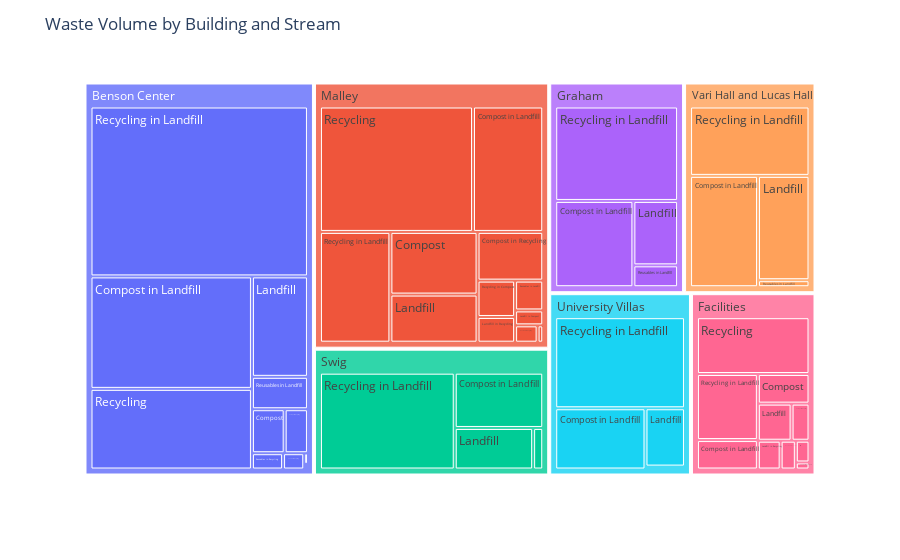

The cell this chart's notebook holds for it:
### Code cell
# Treemap
treemap_data = data.groupby(['Building', 'Stream']).sum()['Volume'].reset_index()
fig = px.treemap(treemap_data, path=['Building', 'Stream'], values='Volume')
fig.update_layout(title='Waste Volume by Building and Stream')
fig.show()

### Figure 1 — Plotly figure (JSON) as saved in the notebook; plotly's stock layout.template omitted (floating-point values rounded to 4 significant figures)
{"data": [{"branchvalues": "total", "domain": {"x": [0, 1], "y": [0, 1]}, "hovertemplate": "labels=%{label}<br>Volume=%{value}<br>parent=%{parent}<br>id=%{id}<extra></extra>", "ids": ["Benson Center/Compost", "Facilities/Compost", "Malley/Compost", "Benson Center/Compost in Landfill", "Facilities/Compost in Landfill", "Graham/Compost in Landfill", "Learning Commons/Compost in Landfill", "Malley/Compost in Landfill", "Swig/Compost in Landfill", "University Villas/Compost in Landfill", "Vari Hall and Lucas Hall/Compost in Landfill", "Benson Center/Compost in Recycling", "Facilities/Compost in Recycling", "Learning Commons/Compost in Recycling", "Malley/Compost in Recycling", "Learning Commons/Food Waste in Landfill", "Learning Commons/Food Waste in Recycling", "Benson Center/Landfill", "Facilities/Landfill", "Graham/Landfill", "Learning Commons/Landfill", "Malley/Landfill", "Swig/Landfill", "University Villas/Landfill", "Vari Hall and Lucas Hall/Landfill", "Benson Center/Landfill in Compost", "Facilities/Landfill in Compost", "Malley/Landfill in Compost", "Benson Center/Landfill in Recycling", "Facilities/Landfill in Recycling", "Learning Commons/Landfill in Recycling", "Malley/Landfill in Recycling", "Benson Center/Recycling", "Facilities/Recycling", "Learning Commons/Recycling", "Malley/Recycling", "Benson Center/Recycling in Compost", "Facilities/Recycling in Compost", "Malley/Recycling in Compost", "Benson Center/Recycling in Landfill", "Facilities/Recycling in Landfill", "Graham/Recycling in Landfill", "Learning Commons/Recycling in Landfill", "Malley/Recycling in Landfill", "Swig/Recycling in Landfill", "University Villas/Recycling in Landfill", "Vari Hall and Lucas Hall/Recycling in Landfill", "Benson Center/Reusables in Compost", "Malley/Reusables in Compost", "Benson Center/Reusables in Landfill", "Facilities/Reusables in Landfill", "Graham/Reusables in Landfill", "Malley/Reusables in Landfill", "Swig/Reusables in Landfill", "University Villas/Reusables in Landfill", "Vari Hall and Lucas Hall/Reusables in Landfill", "Benson Center/Reusables in Recycling", "Malley/Reusables in Recycling", "Benson Center", "Facilities", "Graham", "Learning Commons", "Malley", "Swig", "University Villas", "Vari Hall and Lucas Hall"], "labels": ["Compost", "Compost", "Compost", "Compost in Landfill", "Compost in Landfill", "Compost in Landfill", "Compost in Landfill", "Compost in Landfill", "Compost in Landfill", "Compost in Landfill", "Compost in Landfill", "Compost in Recycling", "Compost in Recycling", "Compost in Recycling", "Compost in Recycling", "Food Waste in Landfill", "Food Waste in Recycling", "Landfill", "Landfill", "Landfill", "Landfill", "Landfill", "Landfill", "Landfill", "Landfill", "Landfill in Compost", "Landfill in Compost", "Landfill in Compost", "Landfill in Recycling", "Landfill in Recycling", "Landfill in Recycling", "Landfill in Recycling", "Recycling", "Recycling", "Recycling", "Recycling", "Recycling in Compost", "Recycling in Compost", "Recycling in Compost", "Recycling in Landfill", "Recycling in Landfill", "Recycling in Landfill", "Recycling in Landfill", "Recycling in Landfill", "Recycling in Landfill", "Recycling in Landfill", "Recycling in Landfill", "Reusables in Compost", "Reusables in Compost", "Reusables in Landfill", "Reusables in Landfill", "Reusables in Landfill", "Reusables in Landfill", "Reusables in Landfill", "Reusables in Landfill", "Reusables in Landfill", "Reusables in Recycling", "Reusables in Recycling", "Benson Center", "Facilities", "Graham", "Learning Commons", "Malley", "Swig", "University Villas", "Vari Hall and Lucas Hall"], "name": "", "parents": ["Benson Center", "Facilities", "Malley", "Benson Center", "Facilities", "Graham", "Learning Commons", "Malley", "Swig", "University Villas", "Vari Hall and Lucas Hall", "Benson Center", "Facilities", "Learning Commons", "Malley", "Learning Commons", "Learning Commons", "Benson Center", "Facilities", "Graham", "Learning Commons", "Malley", "Swig", "University Villas", "Vari Hall and Lucas Hall", "Benson Center", "Facilities", "Malley", "Benson Center", "Facilities", "Learning Commons", "Malley", "Benson Center", "Facilities", "Learning Commons", "Malley", "Benson Center", "Facilities", "Malley", "Benson Center", "Facilities", "Graham", "Learning Commons", "Malley", "Swig", "University Villas", "Vari Hall and Lucas Hall", "Benson Center", "Malley", "Benson Center", "Facilities", "Graham", "Malley", "Swig", "University Villas", "Vari Hall and Lucas Hall", "Benson Center", "Malley", "", "", "", "", "", "", "", ""], "type": "treemap", "values": [1.42, 1.75, 5.6, 17.91, 2.05, 7.45, 0, 9.03, 5.83, 6.24, 8.38, 1.01, 0.76, 0, 3.28, 0, 0, 5.55, 1.43, 3.18, 0, 4.3, 3.88, 2.6, 5.95, 0.01, 0.11, 0.43, 0.34, 0.75, 0, 0.99, 12.84, 7.31, 0, 19.68, 0.04, 0.34, 1.4, 36.44, 4.6, 12.82, 0, 8, 15.55, 13.34, 9.18, 0.01, 0.1, 1.79, 0.5, 1.08, 0.86, 0.5, 0.13, 0.4, 0.5, 0.4, 77.86, 19.6, 24.53, 0, 54.07, 25.76, 22.31, 23.91]}], "layout": {"legend": {"tracegroupgap": 0}, "margin": {"t": 60}, "title": {"text": "Waste Volume by Building and Stream"}}}
